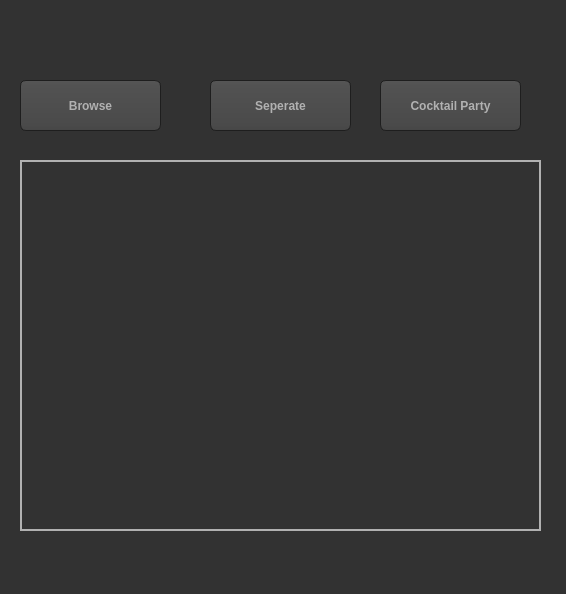
<?xml version="1.0" encoding="UTF-8"?>
<ui version="4.0">
 <class>MainWindow</class>
 <widget class="QMainWindow" name="MainWindow">
  <property name="geometry">
   <rect>
    <x>0</x>
    <y>0</y>
    <width>566</width>
    <height>594</height>
   </rect>
  </property>
  <property name="windowTitle">
   <string>MainWindow</string>
  </property>
  <property name="styleSheet">
   <string notr="true">QToolTip
{
     border: 1px solid black;
     background-color: #ffa02f;
     padding: 1px;
     border-radius: 3px;
     opacity: 100;
}

QWidget
{
    color: #b1b1b1;
    background-color: #323232;
}

QWidget:item:hover
{
    background-color: QLinearGradient( x1: 0, y1: 0, x2: 0, y2: 1, stop: 0 #ffa02f, stop: 1 #ca0619);
    color: #000000;
}

QWidget:item:selected
{
    background-color: QLinearGradient( x1: 0, y1: 0, x2: 0, y2: 1, stop: 0 #ffa02f, stop: 1 #d7801a);
}

QMenuBar::item
{
    background: transparent;
}

QMenuBar::item:selected
{
    background: transparent;
    border: 1px solid #ffaa00;
}

QMenuBar::item:pressed
{
    background: #444;
    border: 1px solid #000;
    background-color: QLinearGradient(
        x1:0, y1:0,
        x2:0, y2:1,
        stop:1 #212121,
        stop:0.4 #343434/*,
        stop:0.2 #343434,
        stop:0.1 #ffaa00*/
    );
    margin-bottom:-1px;
    padding-bottom:1px;
}

QMenu
{
    border: 1px solid #000;
}

QMenu::item
{
    padding: 2px 20px 2px 20px;
}

QMenu::item:selected
{
    color: #000000;
}

QWidget:disabled
{
    color: #404040;
    background-color: #323232;
}

QAbstractItemView
{
    background-color: QLinearGradient( x1: 0, y1: 0, x2: 0, y2: 1, stop: 0 #4d4d4d, stop: 0.1 #646464, stop: 1 #5d5d5d);
}

QWidget:focus
{
    /*border: 2px solid QLinearGradient( x1: 0, y1: 0, x2: 0, y2: 1, stop: 0 #ffa02f, stop: 1 #d7801a);*/
}

QLineEdit
{
    background-color: QLinearGradient( x1: 0, y1: 0, x2: 0, y2: 1, stop: 0 #4d4d4d, stop: 0 #646464, stop: 1 #5d5d5d);
    padding: 1px;
    border-style: solid;
    border: 1px solid #1e1e1e;
    border-radius: 5;
}

QPushButton
{
    color: #b1b1b1;
    background-color: QLinearGradient( x1: 0, y1: 0, x2: 0, y2: 1, stop: 0 #565656, stop: 0.1 #525252, stop: 0.5 #4e4e4e, stop: 0.9 #4a4a4a, stop: 1 #464646);
    border-width: 1px;
    border-color: #1e1e1e;
    border-style: solid;
    border-radius: 6;
    padding: 3px;
    font-size: 12px;
    padding-left: 5px;
    padding-right: 5px;
}

QPushButton:pressed
{
    background-color: QLinearGradient( x1: 0, y1: 0, x2: 0, y2: 1, stop: 0 #2d2d2d, stop: 0.1 #2b2b2b, stop: 0.5 #292929, stop: 0.9 #282828, stop: 1 #252525);
}

QComboBox
{
    selection-background-color: #ffaa00;
    background-color: QLinearGradient( x1: 0, y1: 0, x2: 0, y2: 1, stop: 0 #565656, stop: 0.1 #525252, stop: 0.5 #4e4e4e, stop: 0.9 #4a4a4a, stop: 1 #464646);
    border-style: solid;
    border: 1px solid #1e1e1e;
    border-radius: 5;
}

QComboBox:hover,QPushButton:hover
{
    border: 2px solid QLinearGradient( x1: 0, y1: 0, x2: 0, y2: 1, stop: 0 #ffa02f, stop: 1 #d7801a);
}


QComboBox:on
{
    padding-top: 3px;
    padding-left: 4px;
    background-color: QLinearGradient( x1: 0, y1: 0, x2: 0, y2: 1, stop: 0 #2d2d2d, stop: 0.1 #2b2b2b, stop: 0.5 #292929, stop: 0.9 #282828, stop: 1 #252525);
    selection-background-color: #ffaa00;
}

QComboBox QAbstractItemView
{
    border: 2px solid darkgray;
    selection-background-color: QLinearGradient( x1: 0, y1: 0, x2: 0, y2: 1, stop: 0 #ffa02f, stop: 1 #d7801a);
}

QComboBox::drop-down
{
     subcontrol-origin: padding;
     subcontrol-position: top right;
     width: 15px;

     border-left-width: 0px;
     border-left-color: darkgray;
     border-left-style: solid; /* just a single line */
     border-top-right-radius: 3px; /* same radius as the QComboBox */
     border-bottom-right-radius: 3px;
 }

QComboBox::down-arrow
{
     image: url(:/down_arrow.png);
}

QGroupBox:focus
{
border: 2px solid QLinearGradient( x1: 0, y1: 0, x2: 0, y2: 1, stop: 0 #ffa02f, stop: 1 #d7801a);
}

QTextEdit:focus
{
    border: 2px solid QLinearGradient( x1: 0, y1: 0, x2: 0, y2: 1, stop: 0 #ffa02f, stop: 1 #d7801a);
}

QScrollBar:horizontal {
     border: 1px solid #222222;
     background: QLinearGradient( x1: 0, y1: 0, x2: 0, y2: 1, stop: 0.0 #121212, stop: 0.2 #282828, stop: 1 #484848);
     height: 7px;
     margin: 0px 16px 0 16px;
}

QScrollBar::handle:horizontal
{
      background: QLinearGradient( x1: 0, y1: 0, x2: 1, y2: 0, stop: 0 #ffa02f, stop: 0.5 #d7801a, stop: 1 #ffa02f);
      min-height: 20px;
      border-radius: 2px;
}

QScrollBar::add-line:horizontal {
      border: 1px solid #1b1b19;
      border-radius: 2px;
      background: QLinearGradient( x1: 0, y1: 0, x2: 1, y2: 0, stop: 0 #ffa02f, stop: 1 #d7801a);
      width: 14px;
      subcontrol-position: right;
      subcontrol-origin: margin;
}

QScrollBar::sub-line:horizontal {
      border: 1px solid #1b1b19;
      border-radius: 2px;
      background: QLinearGradient( x1: 0, y1: 0, x2: 1, y2: 0, stop: 0 #ffa02f, stop: 1 #d7801a);
      width: 14px;
     subcontrol-position: left;
     subcontrol-origin: margin;
}

QScrollBar::right-arrow:horizontal, QScrollBar::left-arrow:horizontal
{
      border: 1px solid black;
      width: 1px;
      height: 1px;
      background: white;
}

QScrollBar::add-page:horizontal, QScrollBar::sub-page:horizontal
{
      background: none;
}

QScrollBar:vertical
{
      background: QLinearGradient( x1: 0, y1: 0, x2: 1, y2: 0, stop: 0.0 #121212, stop: 0.2 #282828, stop: 1 #484848);
      width: 7px;
      margin: 16px 0 16px 0;
      border: 1px solid #222222;
}

QScrollBar::handle:vertical
{
      background: QLinearGradient( x1: 0, y1: 0, x2: 0, y2: 1, stop: 0 #ffa02f, stop: 0.5 #d7801a, stop: 1 #ffa02f);
      min-height: 20px;
      border-radius: 2px;
}

QScrollBar::add-line:vertical
{
      border: 1px solid #1b1b19;
      border-radius: 2px;
      background: QLinearGradient( x1: 0, y1: 0, x2: 0, y2: 1, stop: 0 #ffa02f, stop: 1 #d7801a);
      height: 14px;
      subcontrol-position: bottom;
      subcontrol-origin: margin;
}

QScrollBar::sub-line:vertical
{
      border: 1px solid #1b1b19;
      border-radius: 2px;
      background: QLinearGradient( x1: 0, y1: 0, x2: 0, y2: 1, stop: 0 #d7801a, stop: 1 #ffa02f);
      height: 14px;
      subcontrol-position: top;
      subcontrol-origin: margin;
}

QScrollBar::up-arrow:vertical, QScrollBar::down-arrow:vertical
{
      border: 1px solid black;
      width: 1px;
      height: 1px;
      background: white;
}


QScrollBar::add-page:vertical, QScrollBar::sub-page:vertical
{
      background: none;
}

QTextEdit
{
    background-color: #242424;
}

QPlainTextEdit
{
    background-color: #242424;
}

QHeaderView::section
{
    background-color: QLinearGradient(x1:0, y1:0, x2:0, y2:1, stop:0 #616161, stop: 0.5 #505050, stop: 0.6 #434343, stop:1 #656565);
    color: white;
    padding-left: 4px;
    border: 1px solid #6c6c6c;
}

QCheckBox:disabled
{
color: #414141;
}

QDockWidget::title
{
    text-align: center;
    spacing: 3px; /* spacing between items in the tool bar */
    background-color: QLinearGradient(x1:0, y1:0, x2:0, y2:1, stop:0 #323232, stop: 0.5 #242424, stop:1 #323232);
}

QDockWidget::close-button, QDockWidget::float-button
{
    text-align: center;
    spacing: 1px; /* spacing between items in the tool bar */
    background-color: QLinearGradient(x1:0, y1:0, x2:0, y2:1, stop:0 #323232, stop: 0.5 #242424, stop:1 #323232);
}

QDockWidget::close-button:hover, QDockWidget::float-button:hover
{
    background: #242424;
}

QDockWidget::close-button:pressed, QDockWidget::float-button:pressed
{
    padding: 1px -1px -1px 1px;
}

QMainWindow::separator
{
    background-color: QLinearGradient(x1:0, y1:0, x2:0, y2:1, stop:0 #161616, stop: 0.5 #151515, stop: 0.6 #212121, stop:1 #343434);
    color: white;
    padding-left: 4px;
    border: 1px solid #4c4c4c;
    spacing: 3px; /* spacing between items in the tool bar */
}

QMainWindow::separator:hover
{

    background-color: QLinearGradient(x1:0, y1:0, x2:0, y2:1, stop:0 #d7801a, stop:0.5 #b56c17 stop:1 #ffa02f);
    color: white;
    padding-left: 4px;
    border: 1px solid #6c6c6c;
    spacing: 3px; /* spacing between items in the tool bar */
}

QToolBar::handle
{
     spacing: 3px; /* spacing between items in the tool bar */
     background: url(:/images/handle.png);
}

QMenu::separator
{
    height: 2px;
    background-color: QLinearGradient(x1:0, y1:0, x2:0, y2:1, stop:0 #161616, stop: 0.5 #151515, stop: 0.6 #212121, stop:1 #343434);
    color: white;
    padding-left: 4px;
    margin-left: 10px;
    margin-right: 5px;
}

QProgressBar
{
    border: 2px solid grey;
    border-radius: 5px;
    text-align: center;
}

QProgressBar::chunk
{
    background-color: #d7801a;
    width: 2.15px;
    margin: 0.5px;
}

QTabBar::tab {
    color: #b1b1b1;
    border: 1px solid #444;
    border-bottom-style: none;
    background-color: #323232;
    padding-left: 10px;
    padding-right: 10px;
    padding-top: 3px;
    padding-bottom: 2px;
    margin-right: -1px;
}

QTabWidget::pane {
    border: 1px solid #444;
    top: 1px;
}

QTabBar::tab:last
{
    margin-right: 0; /* the last selected tab has nothing to overlap with on the right */
    border-top-right-radius: 3px;
}

QTabBar::tab:first:!selected
{
 margin-left: 0px; /* the last selected tab has nothing to overlap with on the right */


    border-top-left-radius: 3px;
}

QTabBar::tab:!selected
{
    color: #b1b1b1;
    border-bottom-style: solid;
    margin-top: 3px;
    background-color: QLinearGradient(x1:0, y1:0, x2:0, y2:1, stop:1 #212121, stop:.4 #343434);
}

QTabBar::tab:selected
{
    border-top-left-radius: 3px;
    border-top-right-radius: 3px;
    margin-bottom: 0px;
}

QTabBar::tab:!selected:hover
{
    /*border-top: 2px solid #ffaa00;
    padding-bottom: 3px;*/
    border-top-left-radius: 3px;
    border-top-right-radius: 3px;
    background-color: QLinearGradient(x1:0, y1:0, x2:0, y2:1, stop:1 #212121, stop:0.4 #343434, stop:0.2 #343434, stop:0.1 #ffaa00);
}

QRadioButton::indicator:checked, QRadioButton::indicator:unchecked{
    color: #b1b1b1;
    background-color: #323232;
    border: 1px solid #b1b1b1;
    border-radius: 6px;
}

QRadioButton::indicator:checked
{
    background-color: qradialgradient(
        cx: 0.5, cy: 0.5,
        fx: 0.5, fy: 0.5,
        radius: 1.0,
        stop: 0.25 #ffaa00,
        stop: 0.3 #323232
    );
}

QCheckBox::indicator{
    color: #b1b1b1;
    background-color: #323232;
    border: 1px solid #b1b1b1;
    width: 9px;
    height: 9px;
}

QRadioButton::indicator
{
    border-radius: 6px;
}

QRadioButton::indicator:hover, QCheckBox::indicator:hover
{
    border: 1px solid #ffaa00;
}

QCheckBox::indicator:checked
{
    image:url(:/images/checkbox.png);
}

QCheckBox::indicator:disabled, QRadioButton::indicator:disabled
{
    border: 1px solid #444;
}</string>
  </property>
  <widget class="QWidget" name="centralwidget">
   <widget class="QPushButton" name="Browse">
    <property name="geometry">
     <rect>
      <x>20</x>
      <y>80</y>
      <width>141</width>
      <height>51</height>
     </rect>
    </property>
    <property name="font">
     <font>
      <family>System</family>
      <pointsize>-1</pointsize>
      <weight>75</weight>
      <bold>true</bold>
     </font>
    </property>
    <property name="text">
     <string>Browse</string>
    </property>
   </widget>
   <widget class="QPushButton" name="Browse_2">
    <property name="geometry">
     <rect>
      <x>210</x>
      <y>80</y>
      <width>141</width>
      <height>51</height>
     </rect>
    </property>
    <property name="font">
     <font>
      <family>System</family>
      <pointsize>-1</pointsize>
      <weight>75</weight>
      <bold>true</bold>
     </font>
    </property>
    <property name="text">
     <string>Seperate</string>
    </property>
   </widget>
   <widget class="QLabel" name="label">
    <property name="geometry">
     <rect>
      <x>20</x>
      <y>160</y>
      <width>521</width>
      <height>371</height>
     </rect>
    </property>
    <property name="frameShape">
     <enum>QFrame::WinPanel</enum>
    </property>
    <property name="text">
     <string/>
    </property>
   </widget>
   <widget class="QPushButton" name="Browse_3">
    <property name="geometry">
     <rect>
      <x>380</x>
      <y>80</y>
      <width>141</width>
      <height>51</height>
     </rect>
    </property>
    <property name="font">
     <font>
      <family>System</family>
      <pointsize>-1</pointsize>
      <weight>75</weight>
      <bold>true</bold>
     </font>
    </property>
    <property name="text">
     <string>Cocktail Party</string>
    </property>
   </widget>
  </widget>
  <widget class="QMenuBar" name="menubar">
   <property name="geometry">
    <rect>
     <x>0</x>
     <y>0</y>
     <width>566</width>
     <height>26</height>
    </rect>
   </property>
  </widget>
  <widget class="QStatusBar" name="statusbar"/>
 </widget>
 <resources/>
 <connections/>
</ui>
